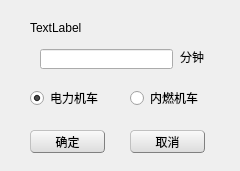
<?xml version="1.0" encoding="UTF-8"?>
<ui version="4.0">
 <class>DCRouteTimeWidget_Dlg</class>
 <widget class="QDialog" name="DCRouteTimeWidget_Dlg">
  <property name="geometry">
   <rect>
    <x>0</x>
    <y>0</y>
    <width>240</width>
    <height>171</height>
   </rect>
  </property>
  <property name="windowTitle">
   <string>Dialog</string>
  </property>
  <widget class="QLabel" name="label">
   <property name="geometry">
    <rect>
     <x>30</x>
     <y>20</y>
     <width>181</width>
     <height>16</height>
    </rect>
   </property>
   <property name="maximumSize">
    <size>
     <width>16777215</width>
     <height>40</height>
    </size>
   </property>
   <property name="text">
    <string>TextLabel</string>
   </property>
  </widget>
  <widget class="QRadioButton" name="radioButton_2">
   <property name="geometry">
    <rect>
     <x>130</x>
     <y>90</y>
     <width>71</width>
     <height>16</height>
    </rect>
   </property>
   <property name="text">
    <string>内燃机车</string>
   </property>
  </widget>
  <widget class="QRadioButton" name="radioButton">
   <property name="geometry">
    <rect>
     <x>30</x>
     <y>90</y>
     <width>71</width>
     <height>16</height>
    </rect>
   </property>
   <property name="text">
    <string>电力机车</string>
   </property>
   <property name="checked">
    <bool>true</bool>
   </property>
  </widget>
  <widget class="QLineEdit" name="lineEdit">
   <property name="geometry">
    <rect>
     <x>40</x>
     <y>49</y>
     <width>133</width>
     <height>20</height>
    </rect>
   </property>
  </widget>
  <widget class="QLabel" name="label_2">
   <property name="geometry">
    <rect>
     <x>180</x>
     <y>49</y>
     <width>24</width>
     <height>16</height>
    </rect>
   </property>
   <property name="text">
    <string>分钟</string>
   </property>
  </widget>
  <widget class="QPushButton" name="pushButton">
   <property name="geometry">
    <rect>
     <x>30</x>
     <y>130</y>
     <width>75</width>
     <height>23</height>
    </rect>
   </property>
   <property name="styleSheet">
    <string notr="true">QPushButton{background-color: rgb(240, 240, 240);}
QPushButton{border:1px groove gray;border-radius:4px;padding:2px 4px;border-style:outset;}
QPushButton:hover{background-color: rgb(229, 241, 251);color:black}
QPushButton:pressed{background-color: rgb(204, 228, 247);border-style:inset}
QPushButton{background-color: qlineargradient(spread:pad, x1:0, y1:1, x2:0, y2:0, stop:0 rgba(220, 220, 220, 255), stop:1 rgba(250, 250, 250, 255));}</string>
   </property>
   <property name="text">
    <string>确定</string>
   </property>
  </widget>
  <widget class="QPushButton" name="pushButton_2">
   <property name="geometry">
    <rect>
     <x>130</x>
     <y>130</y>
     <width>75</width>
     <height>23</height>
    </rect>
   </property>
   <property name="styleSheet">
    <string notr="true">QPushButton{background-color: rgb(240, 240, 240);}
QPushButton{border:1px groove gray;border-radius:4px;padding:2px 4px;border-style:outset;}
QPushButton:hover{background-color: rgb(229, 241, 251);color:black}
QPushButton:pressed{background-color: rgb(204, 228, 247);border-style:inset}
QPushButton{background-color: qlineargradient(spread:pad, x1:0, y1:1, x2:0, y2:0, stop:0 rgba(220, 220, 220, 255), stop:1 rgba(250, 250, 250, 255));}</string>
   </property>
   <property name="text">
    <string>取消</string>
   </property>
  </widget>
 </widget>
 <resources/>
 <connections/>
</ui>
